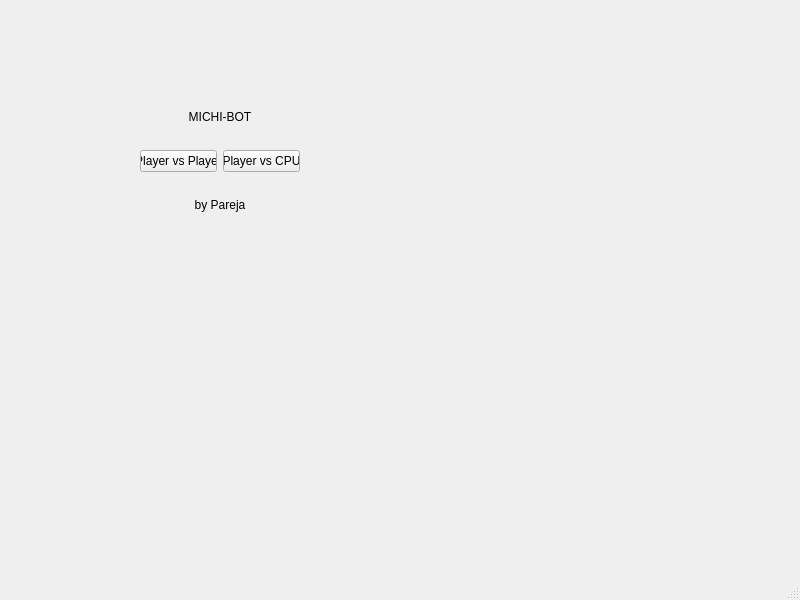
<?xml version="1.0" encoding="UTF-8"?>
<ui version="4.0">
 <class>MainWindow</class>
 <widget class="QMainWindow" name="MainWindow">
  <property name="geometry">
   <rect>
    <x>0</x>
    <y>0</y>
    <width>800</width>
    <height>600</height>
   </rect>
  </property>
  <property name="windowTitle">
   <string>MainWindow</string>
  </property>
  <widget class="QWidget" name="centralwidget">
   <widget class="QWidget" name="verticalLayoutWidget">
    <property name="geometry">
     <rect>
      <x>140</x>
      <y>90</y>
      <width>160</width>
      <height>141</height>
     </rect>
    </property>
    <layout class="QVBoxLayout" name="verticalLayout">
     <item>
      <widget class="QLabel" name="label">
       <property name="text">
        <string>MICHI-BOT</string>
       </property>
       <property name="alignment">
        <set>Qt::AlignCenter</set>
       </property>
      </widget>
     </item>
     <item>
      <layout class="QHBoxLayout" name="horizontalLayout">
       <item>
        <widget class="QPushButton" name="pushButton">
         <property name="text">
          <string>Player vs Player</string>
         </property>
        </widget>
       </item>
       <item>
        <widget class="QPushButton" name="pushButton_2">
         <property name="text">
          <string>Player vs CPU</string>
         </property>
        </widget>
       </item>
      </layout>
     </item>
     <item>
      <widget class="QLabel" name="label_2">
       <property name="text">
        <string>by Pareja</string>
       </property>
       <property name="alignment">
        <set>Qt::AlignCenter</set>
       </property>
      </widget>
     </item>
    </layout>
   </widget>
  </widget>
  <widget class="QMenuBar" name="menubar">
   <property name="geometry">
    <rect>
     <x>0</x>
     <y>0</y>
     <width>800</width>
     <height>18</height>
    </rect>
   </property>
  </widget>
  <widget class="QStatusBar" name="statusbar"/>
 </widget>
 <resources/>
 <connections/>
</ui>
